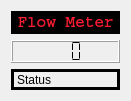
  <widget class="QWidget" name="layoutWidget">
   <property name="geometry">
    <rect>
     <x>1120</x>
     <y>130</y>
     <width>131</width>
     <height>101</height>
    </rect>
   </property>
   <layout class="QGridLayout" name="gridLayout_4">
    <item row="0" column="0">
     <widget class="QLabel" name="FlowMeterLabel">
      <property name="font">
       <font>
        <family>Courier</family>
        <pointsize>12</pointsize>
        <weight>75</weight>
        <bold>true</bold>
        <kerning>true</kerning>
       </font>
      </property>
      <property name="autoFillBackground">
       <bool>false</bool>
      </property>
      <property name="styleSheet">
       <string notr="true">background-color: rgb(0, 1, 0);
color: rgb(250, 28, 51);</string>
      </property>
      <property name="frameShape">
       <enum>QFrame::WinPanel</enum>
      </property>
      <property name="frameShadow">
       <enum>QFrame::Sunken</enum>
      </property>
      <property name="text">
       <string>Flow Meter</string>
      </property>
      <property name="scaledContents">
       <bool>false</bool>
      </property>
      <property name="alignment">
       <set>Qt::AlignCenter</set>
      </property>
      <property name="textInteractionFlags">
       <set>Qt::TextSelectableByMouse</set>
      </property>
     </widget>
    </item>
    <item row="1" column="0">
     <widget class="QLCDNumber" name="Flow_Meter_Display">
      <property name="smallDecimalPoint">
       <bool>true</bool>
      </property>
      <property name="digitCount">
       <number>3</number>
      </property>
      <property name="mode">
       <enum>QLCDNumber::Dec</enum>
      </property>
      <property name="segmentStyle">
       <enum>QLCDNumber::Flat</enum>
      </property>
      <property name="value" stdset="0">
       <double>0.000000000000000</double>
      </property>
      <property name="intValue" stdset="0">
       <number>0</number>
      </property>
     </widget>
    </item>
    <item row="2" column="0">
     <widget class="QLabel" name="FlowmeterStatus">
      <property name="frameShape">
       <enum>QFrame::Box</enum>
      </property>
      <property name="frameShadow">
       <enum>QFrame::Plain</enum>
      </property>
      <property name="lineWidth">
       <number>3</number>
      </property>
      <property name="text">
       <string>Status</string>
      </property>
     </widget>
    </item>
   </layout>
  </widget>
